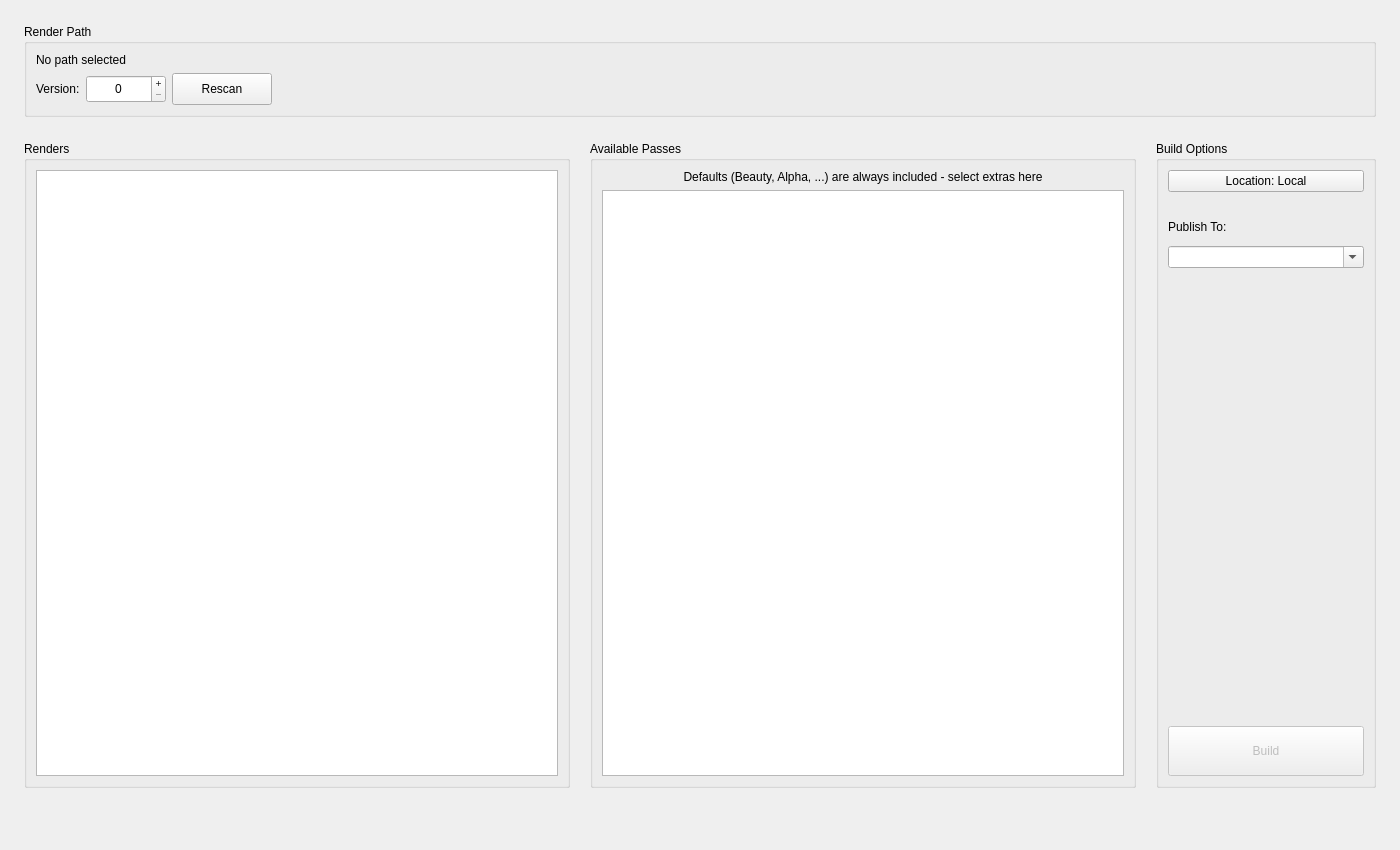
<?xml version="1.0" encoding="UTF-8"?>
<ui version="4.0">
 <class>PassBuilderTab</class>
 <widget class="QWidget" name="PassBuilderTab">
  <property name="geometry">
   <rect>
    <x>0</x>
    <y>0</y>
    <width>1400</width>
    <height>850</height>
   </rect>
  </property>
  <layout class="QVBoxLayout" name="passBuilderLayout">
   <property name="spacing">
    <number>24</number>
   </property>
   <property name="leftMargin">
    <number>24</number>
   </property>
   <property name="topMargin">
    <number>24</number>
   </property>
   <property name="rightMargin">
    <number>24</number>
   </property>
   <property name="bottomMargin">
    <number>24</number>
   </property>
   <item>
    <widget class="QGroupBox" name="pathGroupBox">
     <property name="sizePolicy">
      <sizepolicy hsizetype="Preferred" vsizetype="Maximum">
       <horstretch>0</horstretch>
       <verstretch>0</verstretch>
      </sizepolicy>
     </property>
     <property name="title">
      <string>Render Path</string>
     </property>
     <layout class="QVBoxLayout" name="pathLayout">
      <item>
       <widget class="QLabel" name="RenderPath">
        <property name="text">
         <string>No path selected</string>
        </property>
        <property name="wordWrap">
         <bool>true</bool>
        </property>
        <property name="textInteractionFlags">
         <set>Qt::TextSelectableByMouse</set>
        </property>
       </widget>
      </item>
      <item>
       <layout class="QHBoxLayout" name="versionLayout">
        <item>
         <widget class="QLabel" name="label_3">
          <property name="text">
           <string>Version:</string>
          </property>
         </widget>
        </item>
        <item>
         <widget class="QSpinBox" name="CurrentVer">
          <property name="minimumSize">
           <size>
            <width>80</width>
            <height>28</height>
           </size>
          </property>
          <property name="alignment">
           <set>Qt::AlignCenter</set>
          </property>
          <property name="buttonSymbols">
           <enum>QAbstractSpinBox::PlusMinus</enum>
          </property>
          <property name="minimum">
           <number>0</number>
          </property>
          <property name="maximum">
           <number>999</number>
          </property>
         </widget>
        </item>
        <item>
         <widget class="QPushButton" name="ScanRenders">
          <property name="role" stdset="0">
           <string>secondary</string>
          </property>
          <property name="minimumSize">
           <size>
            <width>100</width>
            <height>32</height>
           </size>
          </property>
          <property name="toolTip">
           <string>Rescan version and find render files</string>
          </property>
          <property name="text">
           <string>Rescan</string>
          </property>
         </widget>
        </item>
        <item>
         <spacer name="horizontalSpacer">
          <property name="orientation">
           <enum>Qt::Horizontal</enum>
          </property>
          <property name="sizeHint" stdset="0">
           <size>
            <width>40</width>
            <height>20</height>
           </size>
          </property>
         </spacer>
        </item>
       </layout>
      </item>
     </layout>
    </widget>
   </item>
   <item>
    <layout class="QHBoxLayout" name="mainContentLayout">
     <property name="spacing">
      <number>20</number>
     </property>
     <item>
      <widget class="QGroupBox" name="rendersGroupBox">
       <property name="title">
        <string>Renders</string>
       </property>
       <layout class="QVBoxLayout" name="rendersBoxLayout">
        <item>
         <widget class="QListWidget" name="RendersList">
          <property name="toolTip">
           <string>Renders found in the current version - select the sequence you want to update</string>
          </property>
          <property name="alternatingRowColors">
           <bool>true</bool>
          </property>
          <property name="selectionMode">
           <enum>QAbstractItemView::SingleSelection</enum>
          </property>
         </widget>
        </item>
       </layout>
      </widget>
     </item>
     <item>
      <widget class="QGroupBox" name="passesGroupBox">
       <property name="title">
        <string>Available Passes</string>
       </property>
       <layout class="QVBoxLayout" name="passesBoxLayout">
        <item>
         <widget class="QLabel" name="passesHint">
          <property name="textRole" stdset="0">
           <string>help</string>
          </property>
          <property name="text">
           <string>Defaults (Beauty, Alpha, ...) are always included - select extras here</string>
          </property>
          <property name="wordWrap">
           <bool>true</bool>
          </property>
          <property name="alignment">
           <set>Qt::AlignCenter</set>
          </property>
         </widget>
        </item>
        <item>
         <widget class="QListWidget" name="Passes">
          <property name="toolTip">
           <string>Select the passes you want in the file (multi-select enabled)</string>
          </property>
          <property name="alternatingRowColors">
           <bool>true</bool>
          </property>
          <property name="selectionMode">
           <enum>QAbstractItemView::MultiSelection</enum>
          </property>
         </widget>
        </item>
       </layout>
      </widget>
     </item>
     <item>
      <widget class="QGroupBox" name="buildOptionsGroupBox">
       <property name="minimumSize">
        <size>
         <width>220</width>
         <height>0</height>
        </size>
       </property>
       <property name="maximumSize">
        <size>
         <width>250</width>
         <height>16777215</height>
        </size>
       </property>
       <property name="title">
        <string>Build Options</string>
       </property>
       <layout class="QVBoxLayout" name="buildOptionsLayout">
        <property name="spacing">
         <number>12</number>
        </property>
        <item>
         <widget class="QPushButton" name="BuildTypeButton">
          <property name="role" stdset="0">
           <string>secondary</string>
          </property>
          <property name="text">
           <string>Location: Local</string>
          </property>
          <property name="minimumSize">
           <size>
            <width>0</width>
            <height>0</height>
           </size>
          </property>
          <property name="toolTip">
           <string>Click to choose build location (local PC or render farm)</string>
          </property>
         </widget>
        </item>
        <item>
         <spacer name="buildOptionsSpacer1">
          <property name="orientation">
           <enum>Qt::Vertical</enum>
          </property>
          <property name="sizeType">
           <enum>QSizePolicy::Fixed</enum>
          </property>
          <property name="sizeHint" stdset="0">
           <size>
            <width>20</width>
            <height>16</height>
           </size>
          </property>
         </spacer>
        </item>
        <item>
         <widget class="QLabel" name="publishToLabel">
          <property name="text">
           <string>Publish To:</string>
          </property>
         </widget>
        </item>
        <item>
         <widget class="QComboBox" name="PublishProductCombo">
          <property name="editable">
           <bool>true</bool>
          </property>
          <property name="toolTip">
           <string>Select an existing AYON product or type a new name</string>
          </property>
          <property name="placeholderText">
           <string>Select or type product name</string>
          </property>
         </widget>
        </item>
        <item>
         <spacer name="verticalSpacer">
          <property name="orientation">
           <enum>Qt::Vertical</enum>
          </property>
          <property name="sizeHint" stdset="0">
           <size>
            <width>20</width>
            <height>40</height>
           </size>
          </property>
         </spacer>
        </item>
        <item>
         <widget class="QPushButton" name="BuildPasses">
          <property name="role" stdset="0">
           <string>primary</string>
          </property>
          <property name="enabled">
           <bool>false</bool>
          </property>
          <property name="minimumSize">
           <size>
            <width>0</width>
            <height>50</height>
           </size>
          </property>
          <property name="toolTip">
           <string>Build render with selected passes (Ctrl+Return)</string>
          </property>
          <property name="text">
           <string>Build</string>
          </property>
          <property name="shortcut">
           <string>Ctrl+Return</string>
          </property>
         </widget>
        </item>
       </layout>
      </widget>
     </item>
    </layout>
   </item>
   <item>
    <widget class="QLabel" name="PassBuilderStatusLabel">
     <property name="textRole" stdset="0">
      <string>help</string>
     </property>
     <property name="text">
      <string/>
     </property>
     <property name="wordWrap">
      <bool>true</bool>
     </property>
     <property name="textInteractionFlags">
      <set>Qt::TextSelectableByMouse</set>
     </property>
    </widget>
   </item>
  </layout>
 </widget>
 <resources/>
 <connections/>
</ui>
